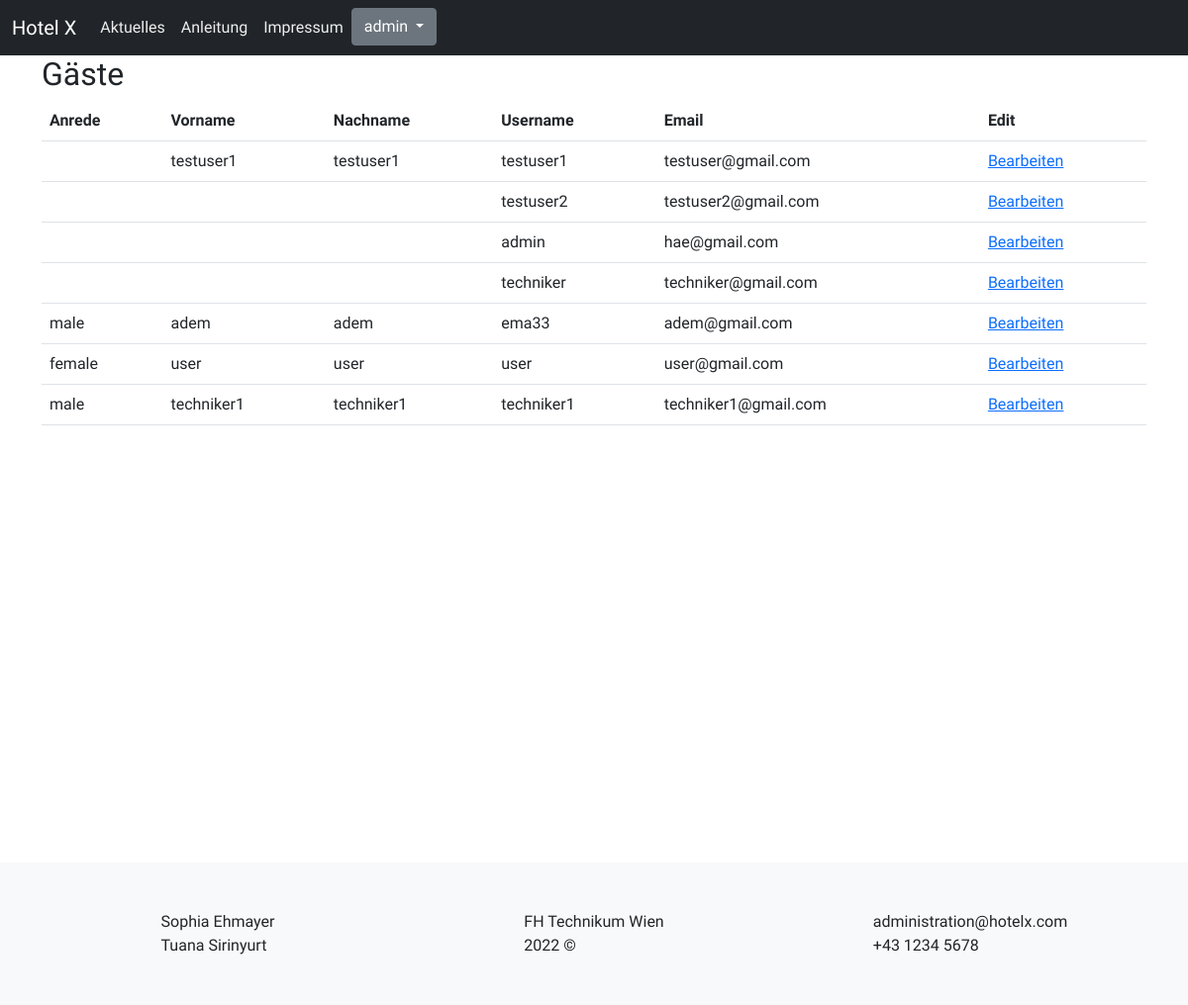
Screenshot of /index.php?site=userAdministration (signed in) with the database file from the repository.
### tables this page shows
CREATE TABLE `users` (
  `id` int(11) NOT NULL,
  `username` varchar(50) NOT NULL,
  `gender` varchar(15) DEFAULT NULL,
  `firstname` varchar(60) NOT NULL,
  `lastname` varchar(60) NOT NULL,
  `password` char(60) NOT NULL,
  `email` varchar(100) NOT NULL,
  `role` varchar(25) NOT NULL,
  `state` tinyint(1) NOT NULL
);

### userAdministration.php (the view)
<body>
    <div class = "container">
<?php
require_once ('dbaccess.php');
$sql = "SELECT * FROM users";
$result = $db_obj->query($sql);
echo "<h2>Gäste</h2>";
echo "<table class='table table-stripe'>";
echo "<tr>";
        echo "<th>Anrede</th>";
        echo "<th>Vorname</th>";
        echo "<th>Nachname</th>";
        echo "<th>Username</th>";
        echo "<th>Email</th>";
        echo "<th>Edit</th>";
    echo "</tr>";
while ($row = $result->fetch_assoc()) {
    echo "<tr>";
        echo "<td>" . $row['gender'] . "</td>";
        echo "<td>" . $row['firstname'] . "</td>";
        echo "<td>" . $row['lastname'] . "</td>";
        echo "<td>" . $row['username'] . "</td>";
        echo "<td>" . $row['email'] . "</td>";
        echo "<td><a href=\"userEdit.php?id=". $row['id'] ."\" >Bearbeiten</a></td>";
    echo "</tr>";
    }
    echo "</table>";
?>
 </div>
</body>

### css/style.css (style rules this page uses)
* { font-family: "Abel", sans-serif; }
body { margin: 0; }
@media all and (min-width: 1124px) { .container { margin: 0px 5em; } }

### rows the page displays
users: firstname "testuser1", lastname "testuser1", username "testuser1", email "testuser@gmail.com"
users: username "testuser2", email "testuser2@gmail.com"
users: username "admin", email "hae@gmail.com"
users: username "techniker", email "techniker@gmail.com"
users: gender "male", firstname "adem", lastname "adem", username "ema33", email "adem@gmail.com"
users: gender "female", firstname "user", lastname "user", username "user", email "user@gmail.com"
users: gender "male", firstname "techniker1", lastname "techniker1", username "techniker1", email "techniker1@gmail.com"

### other values shown
$_SESSION["username"] "admin"
